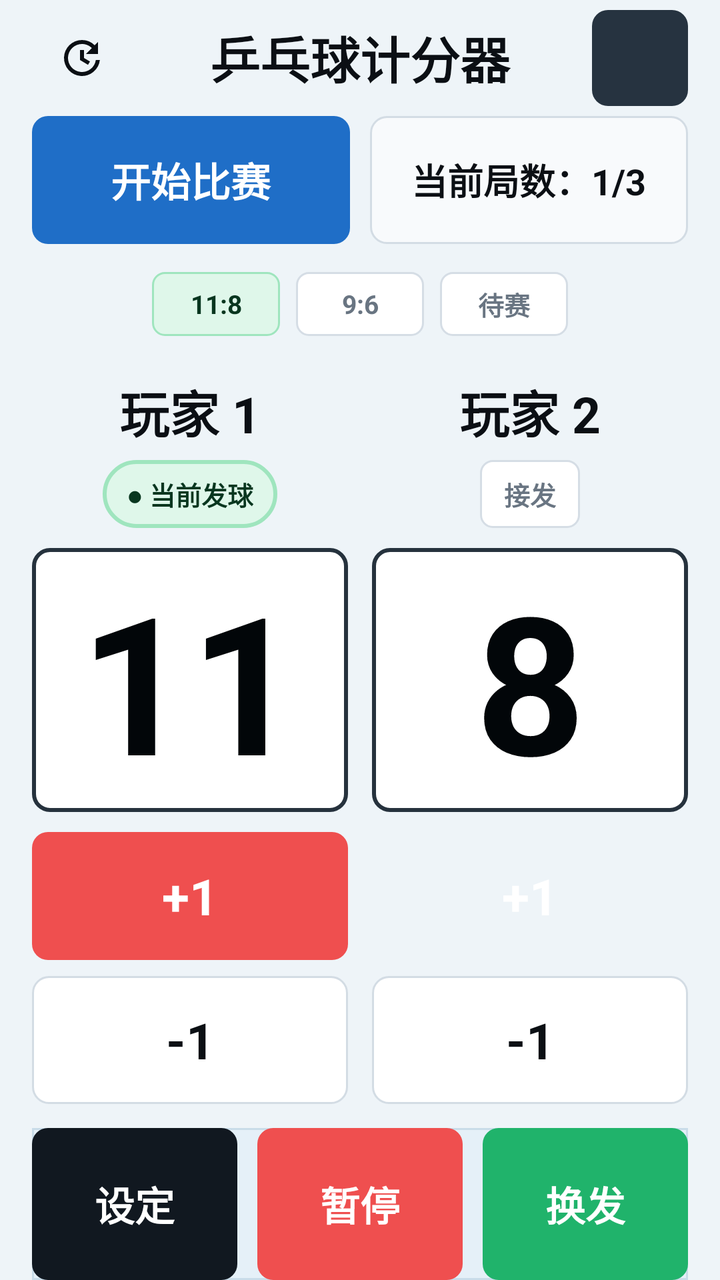
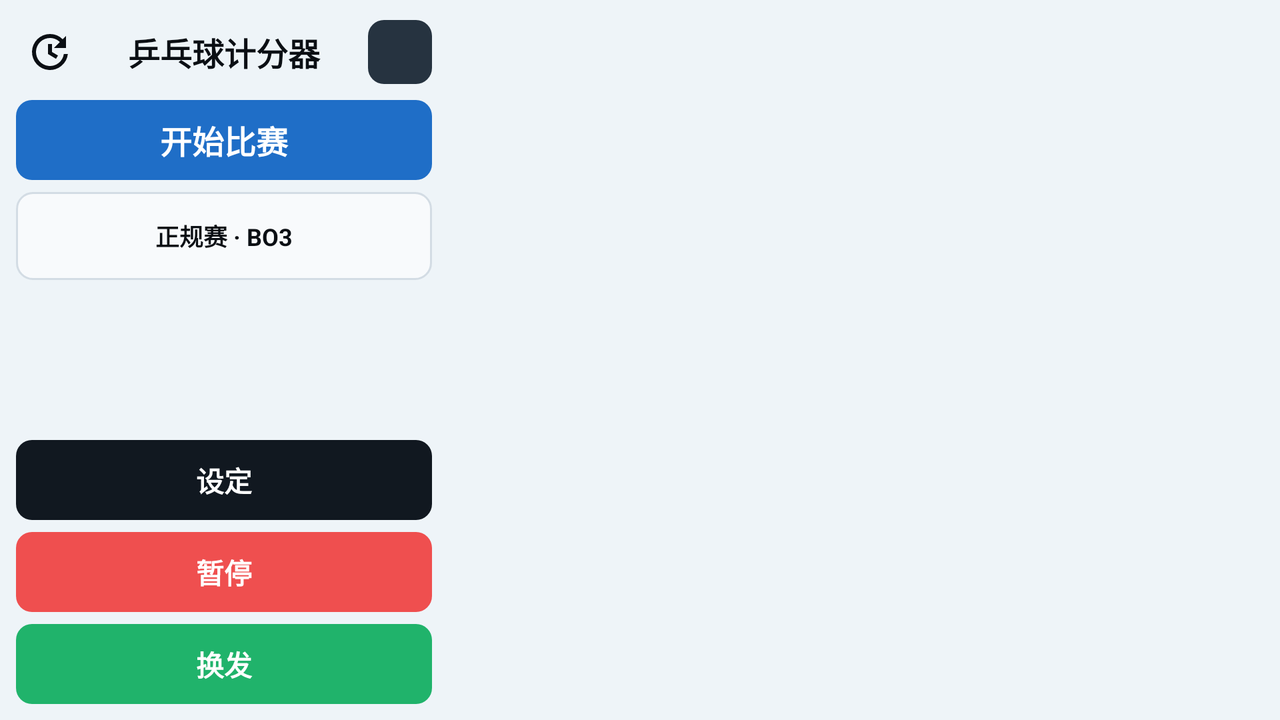

First picture: res/layout/ on a phone held upright. Second picture: the repository's own variant of that layout, on a device whose configuration matches the variant's folder. Source for both follows.
<!-- AndroidManifest.xml: application theme Theme.PingScore -->
<!-- res/layout/activity_main.xml -->
<?xml version="1.0" encoding="utf-8"?>
<LinearLayout xmlns:android="http://schemas.android.com/apk/res/android"
    xmlns:app="http://schemas.android.com/apk/res-auto"
    android:id="@+id/main"
    android:layout_width="match_parent"
    android:layout_height="match_parent"
    android:orientation="vertical"
    android:background="@color/score_bg"
    android:paddingStart="16dp"
    android:paddingEnd="16dp">

    <LinearLayout
        android:layout_width="match_parent"
        android:layout_height="58dp"
        android:gravity="center_vertical"
        android:orientation="horizontal">

        <ImageButton
            android:layout_width="48dp"
            android:layout_height="48dp"
            android:background="@android:color/transparent"
            android:contentDescription="历史记录"
            android:src="@drawable/ic_history"
            app:tint="@color/score_ink" />

        <TextView
            android:layout_width="0dp"
            android:layout_height="wrap_content"
            android:layout_weight="1"
            android:gravity="center"
            android:text="乒乓球计分器"
            android:textColor="@color/score_ink"
            android:textSize="25sp"
            android:textStyle="bold" />

        <ImageButton
            android:layout_width="48dp"
            android:layout_height="48dp"
            android:background="@drawable/bg_icon_button"
            android:contentDescription="全局设置"
            android:src="@drawable/ic_settings"
            app:tint="@android:color/white" />
    </LinearLayout>

    <LinearLayout
        android:layout_width="match_parent"
        android:layout_height="64dp"
        android:gravity="center_vertical"
        android:orientation="horizontal">

        <TextView
            android:layout_width="0dp"
            android:layout_height="match_parent"
            android:layout_marginEnd="10dp"
            android:layout_weight="1"
            android:background="@drawable/bg_start_button"
            android:gravity="center"
            android:text="开始比赛"
            android:textColor="@android:color/white"
            android:textSize="20sp"
            android:textStyle="bold" />

        <TextView
            android:layout_width="0dp"
            android:layout_height="match_parent"
            android:layout_weight="1"
            android:background="@drawable/bg_round_pill"
            android:gravity="center"
            android:text="当前局数：1/3"
            android:textColor="@color/score_ink"
            android:textSize="18sp"
            android:textStyle="bold" />
    </LinearLayout>

    <LinearLayout
        android:layout_width="match_parent"
        android:layout_height="44dp"
        android:layout_marginTop="8dp"
        android:gravity="center"
        android:orientation="horizontal">

        <TextView
            android:layout_width="64dp"
            android:layout_height="32dp"
            android:layout_marginEnd="8dp"
            android:background="@drawable/bg_set_selected"
            android:gravity="center"
            android:text="11:8"
            android:textColor="@color/score_green_dark"
            android:textSize="13sp"
            android:textStyle="bold" />

        <TextView
            android:layout_width="64dp"
            android:layout_height="32dp"
            android:layout_marginEnd="8dp"
            android:background="@drawable/bg_set_tab"
            android:gravity="center"
            android:text="9:6"
            android:textColor="@color/score_muted"
            android:textSize="13sp"
            android:textStyle="bold" />

        <TextView
            android:layout_width="64dp"
            android:layout_height="32dp"
            android:background="@drawable/bg_set_tab"
            android:gravity="center"
            android:text="待赛"
            android:textColor="@color/score_muted"
            android:textSize="13sp"
            android:textStyle="bold" />
    </LinearLayout>

    <LinearLayout
        android:layout_width="match_parent"
        android:layout_height="0dp"
        android:layout_weight="1"
        android:layout_marginTop="8dp"
        android:orientation="horizontal">

        <LinearLayout
            android:layout_width="0dp"
            android:layout_height="match_parent"
            android:layout_marginEnd="6dp"
            android:layout_weight="1"
            android:gravity="center_horizontal"
            android:orientation="vertical">

            <TextView
                android:layout_width="match_parent"
                android:layout_height="48dp"
                android:gravity="center"
                android:text="玩家 1"
                android:textColor="@color/score_ink"
                android:textSize="25sp"
                android:textStyle="bold" />

            <TextView
                android:layout_width="wrap_content"
                android:layout_height="34dp"
                android:background="@drawable/bg_serve_active"
                android:gravity="center"
                android:paddingStart="12dp"
                android:paddingEnd="12dp"
                android:text="● 当前发球"
                android:textColor="@color/score_green_dark"
                android:textSize="13sp"
                android:textStyle="bold" />

            <TextView
                android:layout_width="match_parent"
                android:layout_height="0dp"
                android:layout_marginTop="10dp"
                android:layout_weight="1"
                android:background="@drawable/bg_score_card"
                android:gravity="center"
                android:text="11"
                android:textColor="@color/score_black"
                android:textSize="96sp"
                android:textStyle="bold" />

            <TextView
                android:layout_width="match_parent"
                android:layout_height="64dp"
                android:layout_marginTop="10dp"
                android:background="@drawable/bg_plus_red"
                android:gravity="center"
                android:text="+1"
                android:textColor="@android:color/white"
                android:textSize="25sp"
                android:textStyle="bold" />

            <TextView
                android:layout_width="match_parent"
                android:layout_height="64dp"
                android:layout_marginTop="8dp"
                android:background="@drawable/bg_minus_button"
                android:gravity="center"
                android:text="-1"
                android:textColor="@color/score_ink"
                android:textSize="25sp"
                android:textStyle="bold" />
        </LinearLayout>

        <LinearLayout
            android:layout_width="0dp"
            android:layout_height="match_parent"
            android:layout_marginStart="6dp"
            android:layout_weight="1"
            android:gravity="center_horizontal"
            android:orientation="vertical">

            <TextView
                android:layout_width="match_parent"
                android:layout_height="48dp"
                android:gravity="center"
                android:text="玩家 2"
                android:textColor="@color/score_ink"
                android:textSize="25sp"
                android:textStyle="bold" />

            <TextView
                android:layout_width="wrap_content"
                android:layout_height="34dp"
                android:background="@drawable/bg_set_tab"
                android:gravity="center"
                android:paddingStart="12dp"
                android:paddingEnd="12dp"
                android:text="接发"
                android:textColor="@color/score_muted"
                android:textSize="13sp"
                android:textStyle="bold" />

            <TextView
                android:layout_width="match_parent"
                android:layout_height="0dp"
                android:layout_marginTop="10dp"
                android:layout_weight="1"
                android:background="@drawable/bg_score_card"
                android:gravity="center"
                android:text="8"
                android:textColor="@color/score_black"
                android:textSize="96sp"
                android:textStyle="bold" />

            <TextView
                android:layout_width="match_parent"
                android:layout_height="64dp"
                android:layout_marginTop="10dp"
                android:background="@drawable/bg_plus_blue"
                android:gravity="center"
                android:text="+1"
                android:textColor="@android:color/white"
                android:textSize="25sp"
                android:textStyle="bold" />

            <TextView
                android:layout_width="match_parent"
                android:layout_height="64dp"
                android:layout_marginTop="8dp"
                android:background="@drawable/bg_minus_button"
                android:gravity="center"
                android:text="-1"
                android:textColor="@color/score_ink"
                android:textSize="25sp"
                android:textStyle="bold" />
        </LinearLayout>
    </LinearLayout>

    <LinearLayout
        android:layout_width="match_parent"
        android:layout_height="76dp"
        android:background="@drawable/bg_bottom_bar_blue"
        android:layout_marginTop="12dp"
        android:orientation="horizontal">

        <TextView
            android:id="@+id/settings_button"
            android:layout_width="0dp"
            android:layout_height="match_parent"
            android:layout_weight="1"
            android:background="@drawable/bg_settings_black"
            android:clickable="true"
            android:focusable="true"
            android:gravity="center"
            android:text="设定"
            android:textColor="@android:color/white"
            android:textSize="20sp"
            android:textStyle="bold" />

        <TextView
            android:layout_width="0dp"
            android:layout_height="match_parent"
            android:layout_marginStart="10dp"
            android:layout_weight="1"
            android:background="@drawable/bg_pause_red"
            android:gravity="center"
            android:text="暂停"
            android:textColor="@android:color/white"
            android:textSize="20sp"
            android:textStyle="bold" />

        <TextView
            android:layout_width="0dp"
            android:layout_height="match_parent"
            android:layout_marginStart="10dp"
            android:layout_weight="1"
            android:background="@drawable/bg_serve_green"
            android:gravity="center"
            android:text="换发"
            android:textColor="@android:color/white"
            android:textSize="20sp"
            android:textStyle="bold" />
    </LinearLayout>
</LinearLayout>
<!-- resources referenced by this layout -->
<resources>
  <color name="score_bg">#FFEEF4F8</color>
  <color name="score_black">#FF020609</color>
  <color name="score_green_dark">#FF08361F</color>
  <color name="score_ink">#FF0B0F14</color>
  <color name="score_muted">#FF697582</color>
  <!-- drawable bg_bottom_bar_blue (drawable) -->
  <shape xmlns:android="http://schemas.android.com/apk/res/android" android:shape="rectangle">
      <solid android:color="#FFE5F0F8" />
      <stroke android:width="1dp" android:color="#FFC9DCE9" />
  </shape>
  <!-- drawable bg_icon_button (drawable) -->
  <shape xmlns:android="http://schemas.android.com/apk/res/android" android:shape="rectangle">
      <solid android:color="#FF263340" />
      <corners android:radius="8dp" />
  </shape>
  <!-- drawable bg_minus_button (drawable) -->
  <shape xmlns:android="http://schemas.android.com/apk/res/android" android:shape="rectangle">
      <solid android:color="#FFFFFFFF" />
      <corners android:radius="8dp" />
      <stroke android:width="1dp" android:color="#FFD3DCE4" />
  </shape>
  <!-- drawable bg_pause_red (drawable) -->
  <shape xmlns:android="http://schemas.android.com/apk/res/android" android:shape="rectangle">
      <solid android:color="#FFEF4F4F" />
      <corners android:radius="8dp" />
  </shape>
  <!-- drawable bg_plus_red (drawable) -->
  <shape xmlns:android="http://schemas.android.com/apk/res/android" android:shape="rectangle">
      <solid android:color="@color/score_red" />
      <corners android:radius="8dp" />
  </shape>
  <!-- drawable bg_round_pill (drawable) -->
  <shape xmlns:android="http://schemas.android.com/apk/res/android" android:shape="rectangle">
      <solid android:color="#FFF8FAFC" />
      <corners android:radius="8dp" />
      <stroke android:width="1dp" android:color="#FFD3DCE4" />
  </shape>
  <!-- drawable bg_score_card (drawable) -->
  <shape xmlns:android="http://schemas.android.com/apk/res/android" android:shape="rectangle">
      <solid android:color="#FFFFFFFF" />
      <corners android:radius="8dp" />
      <stroke android:width="2dp" android:color="#FF26323D" />
  </shape>
  <!-- drawable bg_serve_active (drawable) -->
  <shape xmlns:android="http://schemas.android.com/apk/res/android" android:shape="rectangle">
      <solid android:color="#FFDFF7EA" />
      <corners android:radius="18dp" />
      <stroke android:width="2dp" android:color="#FF9FE5BE" />
  </shape>
  <!-- drawable bg_serve_green (drawable) -->
  <shape xmlns:android="http://schemas.android.com/apk/res/android" android:shape="rectangle">
      <solid android:color="#FF20B36B" />
      <corners android:radius="8dp" />
  </shape>
  <!-- drawable bg_set_selected (drawable) -->
  <shape xmlns:android="http://schemas.android.com/apk/res/android" android:shape="rectangle">
      <solid android:color="#FFDFF7EA" />
      <corners android:radius="6dp" />
      <stroke android:width="1dp" android:color="#FF9FE5BE" />
  </shape>
  <!-- drawable bg_set_tab (drawable) -->
  <shape xmlns:android="http://schemas.android.com/apk/res/android" android:shape="rectangle">
      <solid android:color="#FFFFFFFF" />
      <corners android:radius="6dp" />
      <stroke android:width="1dp" android:color="#FFD5DDE5" />
  </shape>
  <!-- drawable bg_settings_black (drawable) -->
  <shape xmlns:android="http://schemas.android.com/apk/res/android" android:shape="rectangle">
      <solid android:color="#FF111820" />
      <corners android:radius="8dp" />
  </shape>
  <!-- drawable bg_start_button (drawable) -->
  <shape xmlns:android="http://schemas.android.com/apk/res/android" android:shape="rectangle">
      <solid android:color="#FF1F6EC7" />
      <corners android:radius="8dp" />
  </shape>
  <style name="Theme.PingScore" parent="Base.Theme.PingScore" />
  <color name="score_red">#FFEF4F4F</color>
  <style name="Base.Theme.PingScore" parent="Theme.Material3.DayNight.NoActionBar">
          
          
      </style>
  <!-- some entries are left out for length -->
</resources>
<!-- res/layout-land/activity_main.xml (the repository's variant of the layout above) -->
<!-- drawn on the phone turned sideways -->
<?xml version="1.0" encoding="utf-8"?>
<LinearLayout xmlns:android="http://schemas.android.com/apk/res/android"
    xmlns:app="http://schemas.android.com/apk/res-auto"
    android:id="@+id/main"
    android:layout_width="match_parent"
    android:layout_height="match_parent"
    android:background="@color/score_bg"
    android:orientation="horizontal">

    <LinearLayout
        android:id="@+id/land_control_rail"
        android:layout_width="224dp"
        android:layout_height="match_parent"
        android:background="@drawable/bg_control_rail"
        android:orientation="vertical"
        android:padding="8dp">

        <LinearLayout
            android:layout_width="match_parent"
            android:layout_height="36dp"
            android:gravity="center_vertical"
            android:orientation="horizontal">

            <ImageButton
                android:id="@+id/history_button"
                android:layout_width="32dp"
                android:layout_height="32dp"
                android:background="@android:color/transparent"
                android:contentDescription="历史记录"
                android:src="@drawable/ic_history"
                app:tint="@color/score_ink" />

            <TextView
                android:layout_width="0dp"
                android:layout_height="wrap_content"
                android:layout_weight="1"
                android:gravity="center"
                android:text="乒乓球计分器"
                android:textColor="@color/score_ink"
                android:textSize="16sp"
                android:textStyle="bold" />

            <ImageButton
                android:id="@+id/global_settings_button"
                android:layout_width="32dp"
                android:layout_height="32dp"
                android:background="@drawable/bg_icon_button"
                android:contentDescription="全局设置"
                android:src="@drawable/ic_settings"
                android:tint="@color/score_ink"
                android:tintMode="src_in" />
        </LinearLayout>

        <TextView
            android:id="@+id/start_button"
            android:layout_width="match_parent"
            android:layout_height="40dp"
            android:layout_marginTop="6dp"
            android:background="@drawable/bg_start_button"
            android:gravity="center"
            android:text="开始比赛"
            android:textColor="@android:color/white"
            android:textSize="16sp"
            android:textStyle="bold" />

        <TextView
            android:id="@+id/match_progress"
            android:layout_width="match_parent"
            android:layout_height="44dp"
            android:layout_marginTop="6dp"
            android:background="@drawable/bg_round_pill"
            android:gravity="center"
            android:maxLines="2"
            android:paddingStart="6dp"
            android:paddingEnd="6dp"
            android:text="正规赛 · BO3"
            android:textColor="@color/score_ink"
            android:textSize="12sp"
            android:textStyle="bold" />

        <androidx.recyclerview.widget.RecyclerView
            android:id="@+id/set_tabs_list"
            android:layout_width="match_parent"
            android:layout_height="0dp"
            android:layout_weight="1"
            android:clipToPadding="false"
            android:overScrollMode="ifContentScrolls"
            android:paddingBottom="4dp"
            android:scrollbarStyle="insideOverlay"
            android:scrollbars="vertical" />

        <TextView
            android:id="@+id/team_queue_button"
            android:layout_width="match_parent"
            android:layout_height="32dp"
            android:layout_marginBottom="6dp"
            android:background="@drawable/bg_set_tab"
            android:gravity="center"
            android:text="待赛  + 添加对局"
            android:textColor="@color/score_ink"
            android:textSize="13sp"
            android:textStyle="bold"
            android:visibility="gone" />

        <TextView
            android:id="@+id/mode_info_button"
            android:layout_width="match_parent"
            android:layout_height="32dp"
            android:layout_marginBottom="6dp"
            android:background="@drawable/bg_set_tab"
            android:gravity="center"
            android:text="规则说明"
            android:textColor="@color/score_ink"
            android:textSize="13sp"
            android:textStyle="bold"
            android:visibility="gone" />

        <LinearLayout
            android:id="@+id/land_action_panel"
            android:layout_width="match_parent"
            android:layout_height="132dp"
            android:orientation="vertical">

            <TextView
                android:id="@+id/land_settings_button"
                android:layout_width="match_parent"
                android:layout_height="40dp"
                android:background="@drawable/bg_settings_black"
                android:gravity="center"
                android:text="设定"
                android:textColor="@android:color/white"
                android:textSize="14sp"
                android:textStyle="bold" />

            <TextView
                android:id="@+id/land_pause_button"
                android:layout_width="match_parent"
                android:layout_height="40dp"
                android:layout_marginTop="6dp"
                android:background="@drawable/bg_pause_red"
                android:gravity="center"
                android:text="暂停"
                android:textColor="@android:color/white"
                android:textSize="14sp"
                android:textStyle="bold" />

            <TextView
                android:id="@+id/land_serve_button"
                android:layout_width="match_parent"
                android:layout_height="40dp"
                android:layout_marginTop="6dp"
                android:background="@drawable/bg_serve_green"
                android:gravity="center"
                android:text="换发"
                android:textColor="@android:color/white"
                android:textSize="14sp"
                android:textStyle="bold" />
        </LinearLayout>
    </LinearLayout>

    <androidx.fragment.app.FragmentContainerView
        android:id="@+id/scoreboard_fragment_container"
        android:layout_width="0dp"
        android:layout_height="match_parent"
        android:layout_marginStart="16dp"
        android:layout_weight="1" />
</LinearLayout>
<!-- resources referenced by the variant -->
<!-- as the phone turned sideways resolves them -->
<resources>
  <color name="score_bg">#FFEEF4F8</color>
  <color name="score_ink">#FF0B0F14</color>
  <!-- drawable bg_icon_button (drawable) -->
  <shape xmlns:android="http://schemas.android.com/apk/res/android" android:shape="rectangle">
      <solid android:color="#FF263340" />
      <corners android:radius="8dp" />
  </shape>
  <!-- drawable bg_pause_red (drawable) -->
  <shape xmlns:android="http://schemas.android.com/apk/res/android" android:shape="rectangle">
      <solid android:color="#FFEF4F4F" />
      <corners android:radius="8dp" />
  </shape>
  <!-- drawable bg_round_pill (drawable) -->
  <shape xmlns:android="http://schemas.android.com/apk/res/android" android:shape="rectangle">
      <solid android:color="#FFF8FAFC" />
      <corners android:radius="8dp" />
      <stroke android:width="1dp" android:color="#FFD3DCE4" />
  </shape>
  <!-- drawable bg_serve_green (drawable) -->
  <shape xmlns:android="http://schemas.android.com/apk/res/android" android:shape="rectangle">
      <solid android:color="#FF20B36B" />
      <corners android:radius="8dp" />
  </shape>
  <!-- drawable bg_set_tab (drawable) -->
  <shape xmlns:android="http://schemas.android.com/apk/res/android" android:shape="rectangle">
      <solid android:color="#FFFFFFFF" />
      <corners android:radius="6dp" />
      <stroke android:width="1dp" android:color="#FFD5DDE5" />
  </shape>
  <!-- drawable bg_settings_black (drawable) -->
  <shape xmlns:android="http://schemas.android.com/apk/res/android" android:shape="rectangle">
      <solid android:color="#FF111820" />
      <corners android:radius="8dp" />
  </shape>
  <!-- drawable bg_start_button (drawable) -->
  <shape xmlns:android="http://schemas.android.com/apk/res/android" android:shape="rectangle">
      <solid android:color="#FF1F6EC7" />
      <corners android:radius="8dp" />
  </shape>
  <!-- drawable ic_history (drawable) -->
  <vector xmlns:android="http://schemas.android.com/apk/res/android"
      android:width="24dp"
      android:height="24dp"
      android:viewportWidth="24"
      android:viewportHeight="24">
      <path
          android:fillColor="#FF000000"
          android:pathData="M13,3a9,9 0,1 0,8.94 10h-2.02A7,7 0,1 1,13 5c1.93,0 3.68,0.79 4.95,2.05L15,10h6V4l-1.65,1.65A8.96,8.96 0,0 0,13 3zM12,8v5l4,2.4 1,-1.64 -3,-1.76V8z" />
  </vector>
  <style name="Theme.PingScore" parent="Base.Theme.PingScore" />
  <style name="Base.Theme.PingScore" parent="Theme.Material3.DayNight.NoActionBar">
          
          
      </style>
</resources>
